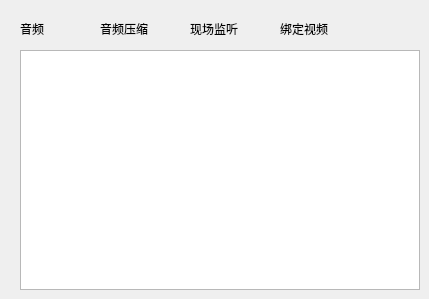
     <widget class="QWidget" name="page_channel_audioSet">
      <widget class="QLabel" name="label_audioSet_channelId">
       <property name="geometry">
        <rect>
         <x>20</x>
         <y>20</y>
         <width>31</width>
         <height>17</height>
        </rect>
       </property>
       <property name="text">
        <string>音频</string>
       </property>
      </widget>
      <widget class="QLabel" name="label_audioSet_audioZoom">
       <property name="geometry">
        <rect>
         <x>100</x>
         <y>20</y>
         <width>67</width>
         <height>17</height>
        </rect>
       </property>
       <property name="text">
        <string>音频压缩</string>
       </property>
      </widget>
      <widget class="QLabel" name="label_audioSet_listen">
       <property name="geometry">
        <rect>
         <x>190</x>
         <y>20</y>
         <width>67</width>
         <height>17</height>
        </rect>
       </property>
       <property name="text">
        <string>现场监听</string>
       </property>
      </widget>
      <widget class="QLabel" name="label_audioSet_bind">
       <property name="geometry">
        <rect>
         <x>280</x>
         <y>20</y>
         <width>67</width>
         <height>17</height>
        </rect>
       </property>
       <property name="text">
        <string>绑定视频</string>
       </property>
      </widget>
      <widget class="QListWidget" name="listWidget_audioSet_list">
       <property name="geometry">
        <rect>
         <x>20</x>
         <y>50</y>
         <width>400</width>
         <height>240</height>
        </rect>
       </property>
      </widget>
     </widget>
